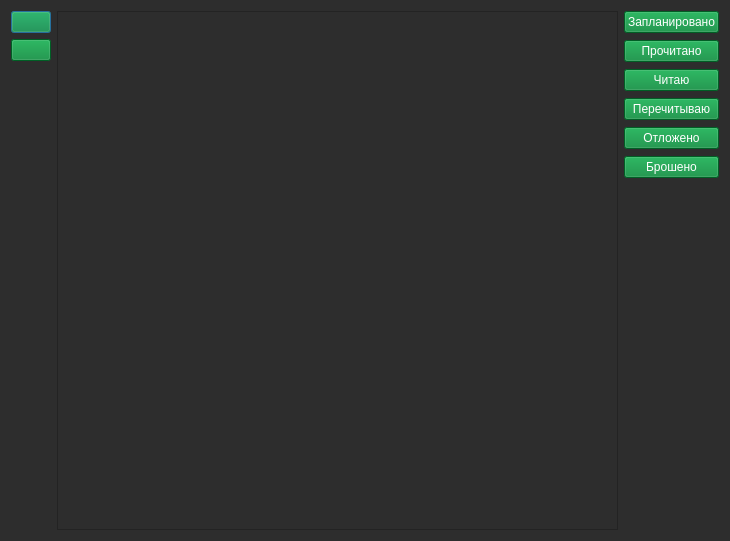
<?xml version="1.0" encoding="UTF-8"?>
<ui version="4.0">
 <class>Dialog</class>
 <widget class="QDialog" name="Dialog">
  <property name="geometry">
   <rect>
    <x>0</x>
    <y>0</y>
    <width>730</width>
    <height>541</height>
   </rect>
  </property>
  <property name="windowTitle">
   <string>Dialog</string>
  </property>
  <property name="styleSheet">
   <string notr="true">color: rgb(255, 255, 255);
background-color: rgb(45, 45, 45);</string>
  </property>
  <layout class="QHBoxLayout" name="horizontalLayout">
   <item>
    <layout class="QVBoxLayout" name="verticalLayout_2">
     <item>
      <widget class="QPushButton" name="btn_mylist">
       <property name="styleSheet">
        <string notr="true">background-color: rgb(0, 133, 52);
color: rgb(255, 255, 255);</string>
       </property>
       <property name="text">
        <string/>
       </property>
       <property name="icon">
        <iconset>
         <normalon>images/library.png</normalon>
        </iconset>
       </property>
      </widget>
     </item>
     <item>
      <widget class="QPushButton" name="btn_main">
       <property name="styleSheet">
        <string notr="true">background-color: rgb(0, 133, 52);
color: rgb(255, 255, 255);</string>
       </property>
       <property name="text">
        <string/>
       </property>
       <property name="icon">
        <iconset>
         <normalon>images/main.png</normalon>
        </iconset>
       </property>
      </widget>
     </item>
     <item>
      <spacer name="verticalSpacer_2">
       <property name="orientation">
        <enum>Qt::Vertical</enum>
       </property>
       <property name="sizeHint" stdset="0">
        <size>
         <width>38</width>
         <height>561</height>
        </size>
       </property>
      </spacer>
     </item>
    </layout>
   </item>
   <item>
    <widget class="QListWidget" name="list_manga">
     <property name="palette">
      <palette>
       <active>
        <colorrole role="WindowText">
         <brush brushstyle="SolidPattern">
          <color alpha="255">
           <red>255</red>
           <green>255</green>
           <blue>255</blue>
          </color>
         </brush>
        </colorrole>
        <colorrole role="Button">
         <brush brushstyle="SolidPattern">
          <color alpha="255">
           <red>45</red>
           <green>45</green>
           <blue>45</blue>
          </color>
         </brush>
        </colorrole>
        <colorrole role="Light">
         <brush brushstyle="SolidPattern">
          <color alpha="255">
           <red>45</red>
           <green>45</green>
           <blue>45</blue>
          </color>
         </brush>
        </colorrole>
        <colorrole role="Midlight">
         <brush brushstyle="SolidPattern">
          <color alpha="255">
           <red>45</red>
           <green>45</green>
           <blue>45</blue>
          </color>
         </brush>
        </colorrole>
        <colorrole role="Dark">
         <brush brushstyle="SolidPattern">
          <color alpha="255">
           <red>45</red>
           <green>45</green>
           <blue>45</blue>
          </color>
         </brush>
        </colorrole>
        <colorrole role="Mid">
         <brush brushstyle="SolidPattern">
          <color alpha="255">
           <red>45</red>
           <green>45</green>
           <blue>45</blue>
          </color>
         </brush>
        </colorrole>
        <colorrole role="Text">
         <brush brushstyle="SolidPattern">
          <color alpha="255">
           <red>255</red>
           <green>255</green>
           <blue>255</blue>
          </color>
         </brush>
        </colorrole>
        <colorrole role="ButtonText">
         <brush brushstyle="SolidPattern">
          <color alpha="255">
           <red>255</red>
           <green>255</green>
           <blue>255</blue>
          </color>
         </brush>
        </colorrole>
        <colorrole role="Base">
         <brush brushstyle="SolidPattern">
          <color alpha="255">
           <red>45</red>
           <green>45</green>
           <blue>45</blue>
          </color>
         </brush>
        </colorrole>
        <colorrole role="Window">
         <brush brushstyle="SolidPattern">
          <color alpha="255">
           <red>45</red>
           <green>45</green>
           <blue>45</blue>
          </color>
         </brush>
        </colorrole>
        <colorrole role="Shadow">
         <brush brushstyle="SolidPattern">
          <color alpha="255">
           <red>45</red>
           <green>45</green>
           <blue>45</blue>
          </color>
         </brush>
        </colorrole>
        <colorrole role="Highlight">
         <brush brushstyle="SolidPattern">
          <color alpha="255">
           <red>0</red>
           <green>133</green>
           <blue>62</blue>
          </color>
         </brush>
        </colorrole>
        <colorrole role="AlternateBase">
         <brush brushstyle="SolidPattern">
          <color alpha="255">
           <red>45</red>
           <green>45</green>
           <blue>45</blue>
          </color>
         </brush>
        </colorrole>
        <colorrole role="ToolTipBase">
         <brush brushstyle="SolidPattern">
          <color alpha="255">
           <red>45</red>
           <green>45</green>
           <blue>45</blue>
          </color>
         </brush>
        </colorrole>
        <colorrole role="ToolTipText">
         <brush brushstyle="SolidPattern">
          <color alpha="255">
           <red>236</red>
           <green>240</green>
           <blue>241</blue>
          </color>
         </brush>
        </colorrole>
        <colorrole role="PlaceholderText">
         <brush brushstyle="SolidPattern">
          <color alpha="255">
           <red>255</red>
           <green>255</green>
           <blue>255</blue>
          </color>
         </brush>
        </colorrole>
       </active>
       <inactive>
        <colorrole role="WindowText">
         <brush brushstyle="SolidPattern">
          <color alpha="255">
           <red>255</red>
           <green>255</green>
           <blue>255</blue>
          </color>
         </brush>
        </colorrole>
        <colorrole role="Button">
         <brush brushstyle="SolidPattern">
          <color alpha="255">
           <red>45</red>
           <green>45</green>
           <blue>45</blue>
          </color>
         </brush>
        </colorrole>
        <colorrole role="Light">
         <brush brushstyle="SolidPattern">
          <color alpha="255">
           <red>45</red>
           <green>45</green>
           <blue>45</blue>
          </color>
         </brush>
        </colorrole>
        <colorrole role="Midlight">
         <brush brushstyle="SolidPattern">
          <color alpha="255">
           <red>45</red>
           <green>45</green>
           <blue>45</blue>
          </color>
         </brush>
        </colorrole>
        <colorrole role="Dark">
         <brush brushstyle="SolidPattern">
          <color alpha="255">
           <red>45</red>
           <green>45</green>
           <blue>45</blue>
          </color>
         </brush>
        </colorrole>
        <colorrole role="Mid">
         <brush brushstyle="SolidPattern">
          <color alpha="255">
           <red>45</red>
           <green>45</green>
           <blue>45</blue>
          </color>
         </brush>
        </colorrole>
        <colorrole role="Text">
         <brush brushstyle="SolidPattern">
          <color alpha="255">
           <red>255</red>
           <green>255</green>
           <blue>255</blue>
          </color>
         </brush>
        </colorrole>
        <colorrole role="ButtonText">
         <brush brushstyle="SolidPattern">
          <color alpha="255">
           <red>255</red>
           <green>255</green>
           <blue>255</blue>
          </color>
         </brush>
        </colorrole>
        <colorrole role="Base">
         <brush brushstyle="SolidPattern">
          <color alpha="255">
           <red>45</red>
           <green>45</green>
           <blue>45</blue>
          </color>
         </brush>
        </colorrole>
        <colorrole role="Window">
         <brush brushstyle="SolidPattern">
          <color alpha="255">
           <red>45</red>
           <green>45</green>
           <blue>45</blue>
          </color>
         </brush>
        </colorrole>
        <colorrole role="Shadow">
         <brush brushstyle="SolidPattern">
          <color alpha="255">
           <red>45</red>
           <green>45</green>
           <blue>45</blue>
          </color>
         </brush>
        </colorrole>
        <colorrole role="Highlight">
         <brush brushstyle="SolidPattern">
          <color alpha="255">
           <red>0</red>
           <green>133</green>
           <blue>62</blue>
          </color>
         </brush>
        </colorrole>
        <colorrole role="AlternateBase">
         <brush brushstyle="SolidPattern">
          <color alpha="255">
           <red>45</red>
           <green>45</green>
           <blue>45</blue>
          </color>
         </brush>
        </colorrole>
        <colorrole role="ToolTipBase">
         <brush brushstyle="SolidPattern">
          <color alpha="255">
           <red>45</red>
           <green>45</green>
           <blue>45</blue>
          </color>
         </brush>
        </colorrole>
        <colorrole role="ToolTipText">
         <brush brushstyle="SolidPattern">
          <color alpha="255">
           <red>236</red>
           <green>240</green>
           <blue>241</blue>
          </color>
         </brush>
        </colorrole>
        <colorrole role="PlaceholderText">
         <brush brushstyle="SolidPattern">
          <color alpha="255">
           <red>255</red>
           <green>255</green>
           <blue>255</blue>
          </color>
         </brush>
        </colorrole>
       </inactive>
       <disabled>
        <colorrole role="WindowText">
         <brush brushstyle="SolidPattern">
          <color alpha="255">
           <red>255</red>
           <green>255</green>
           <blue>255</blue>
          </color>
         </brush>
        </colorrole>
        <colorrole role="Button">
         <brush brushstyle="SolidPattern">
          <color alpha="255">
           <red>45</red>
           <green>45</green>
           <blue>45</blue>
          </color>
         </brush>
        </colorrole>
        <colorrole role="Light">
         <brush brushstyle="SolidPattern">
          <color alpha="255">
           <red>45</red>
           <green>45</green>
           <blue>45</blue>
          </color>
         </brush>
        </colorrole>
        <colorrole role="Midlight">
         <brush brushstyle="SolidPattern">
          <color alpha="255">
           <red>45</red>
           <green>45</green>
           <blue>45</blue>
          </color>
         </brush>
        </colorrole>
        <colorrole role="Dark">
         <brush brushstyle="SolidPattern">
          <color alpha="255">
           <red>45</red>
           <green>45</green>
           <blue>45</blue>
          </color>
         </brush>
        </colorrole>
        <colorrole role="Mid">
         <brush brushstyle="SolidPattern">
          <color alpha="255">
           <red>45</red>
           <green>45</green>
           <blue>45</blue>
          </color>
         </brush>
        </colorrole>
        <colorrole role="Text">
         <brush brushstyle="SolidPattern">
          <color alpha="255">
           <red>255</red>
           <green>255</green>
           <blue>255</blue>
          </color>
         </brush>
        </colorrole>
        <colorrole role="ButtonText">
         <brush brushstyle="SolidPattern">
          <color alpha="255">
           <red>255</red>
           <green>255</green>
           <blue>255</blue>
          </color>
         </brush>
        </colorrole>
        <colorrole role="Base">
         <brush brushstyle="SolidPattern">
          <color alpha="255">
           <red>45</red>
           <green>45</green>
           <blue>45</blue>
          </color>
         </brush>
        </colorrole>
        <colorrole role="Window">
         <brush brushstyle="SolidPattern">
          <color alpha="255">
           <red>45</red>
           <green>45</green>
           <blue>45</blue>
          </color>
         </brush>
        </colorrole>
        <colorrole role="Shadow">
         <brush brushstyle="SolidPattern">
          <color alpha="255">
           <red>45</red>
           <green>45</green>
           <blue>45</blue>
          </color>
         </brush>
        </colorrole>
        <colorrole role="Highlight">
         <brush brushstyle="SolidPattern">
          <color alpha="255">
           <red>0</red>
           <green>120</green>
           <blue>215</blue>
          </color>
         </brush>
        </colorrole>
        <colorrole role="AlternateBase">
         <brush brushstyle="SolidPattern">
          <color alpha="255">
           <red>45</red>
           <green>45</green>
           <blue>45</blue>
          </color>
         </brush>
        </colorrole>
        <colorrole role="ToolTipBase">
         <brush brushstyle="SolidPattern">
          <color alpha="255">
           <red>45</red>
           <green>45</green>
           <blue>45</blue>
          </color>
         </brush>
        </colorrole>
        <colorrole role="ToolTipText">
         <brush brushstyle="SolidPattern">
          <color alpha="255">
           <red>236</red>
           <green>240</green>
           <blue>241</blue>
          </color>
         </brush>
        </colorrole>
        <colorrole role="PlaceholderText">
         <brush brushstyle="SolidPattern">
          <color alpha="255">
           <red>255</red>
           <green>255</green>
           <blue>255</blue>
          </color>
         </brush>
        </colorrole>
       </disabled>
      </palette>
     </property>
     <property name="autoFillBackground">
      <bool>false</bool>
     </property>
    </widget>
   </item>
   <item>
    <layout class="QVBoxLayout" name="verticalLayout_3">
     <item>
      <layout class="QVBoxLayout" name="verticalLayout">
       <property name="spacing">
        <number>7</number>
       </property>
       <item>
        <widget class="QPushButton" name="b_planned">
         <property name="styleSheet">
          <string notr="true">background-color: rgb(0, 133, 52);
color: rgb(255, 255, 255);</string>
         </property>
         <property name="text">
          <string>Запланировано</string>
         </property>
        </widget>
       </item>
       <item>
        <widget class="QPushButton" name="b_completed">
         <property name="styleSheet">
          <string notr="true">background-color: rgb(0, 133, 52);
color: rgb(255, 255, 255);</string>
         </property>
         <property name="text">
          <string>Прочитано</string>
         </property>
        </widget>
       </item>
       <item>
        <widget class="QPushButton" name="b_watching">
         <property name="styleSheet">
          <string notr="true">background-color: rgb(0, 133, 52);
color: rgb(255, 255, 255);</string>
         </property>
         <property name="text">
          <string>Читаю</string>
         </property>
        </widget>
       </item>
       <item>
        <widget class="QPushButton" name="b_rewatching">
         <property name="styleSheet">
          <string notr="true">background-color: rgb(0, 133, 52);
color: rgb(255, 255, 255);</string>
         </property>
         <property name="text">
          <string>Перечитываю</string>
         </property>
        </widget>
       </item>
       <item>
        <widget class="QPushButton" name="b_on_hold">
         <property name="styleSheet">
          <string notr="true">background-color: rgb(0, 133, 52);
color: rgb(255, 255, 255);</string>
         </property>
         <property name="text">
          <string>Отложено</string>
         </property>
        </widget>
       </item>
       <item>
        <widget class="QPushButton" name="b_dropped">
         <property name="styleSheet">
          <string notr="true">background-color: rgb(0, 133, 52);
color: rgb(255, 255, 255);</string>
         </property>
         <property name="text">
          <string>Брошено</string>
         </property>
        </widget>
       </item>
      </layout>
     </item>
     <item>
      <spacer name="verticalSpacer">
       <property name="orientation">
        <enum>Qt::Vertical</enum>
       </property>
       <property name="sizeHint" stdset="0">
        <size>
         <width>20</width>
         <height>40</height>
        </size>
       </property>
      </spacer>
     </item>
    </layout>
   </item>
  </layout>
 </widget>
 <resources/>
 <connections/>
</ui>
